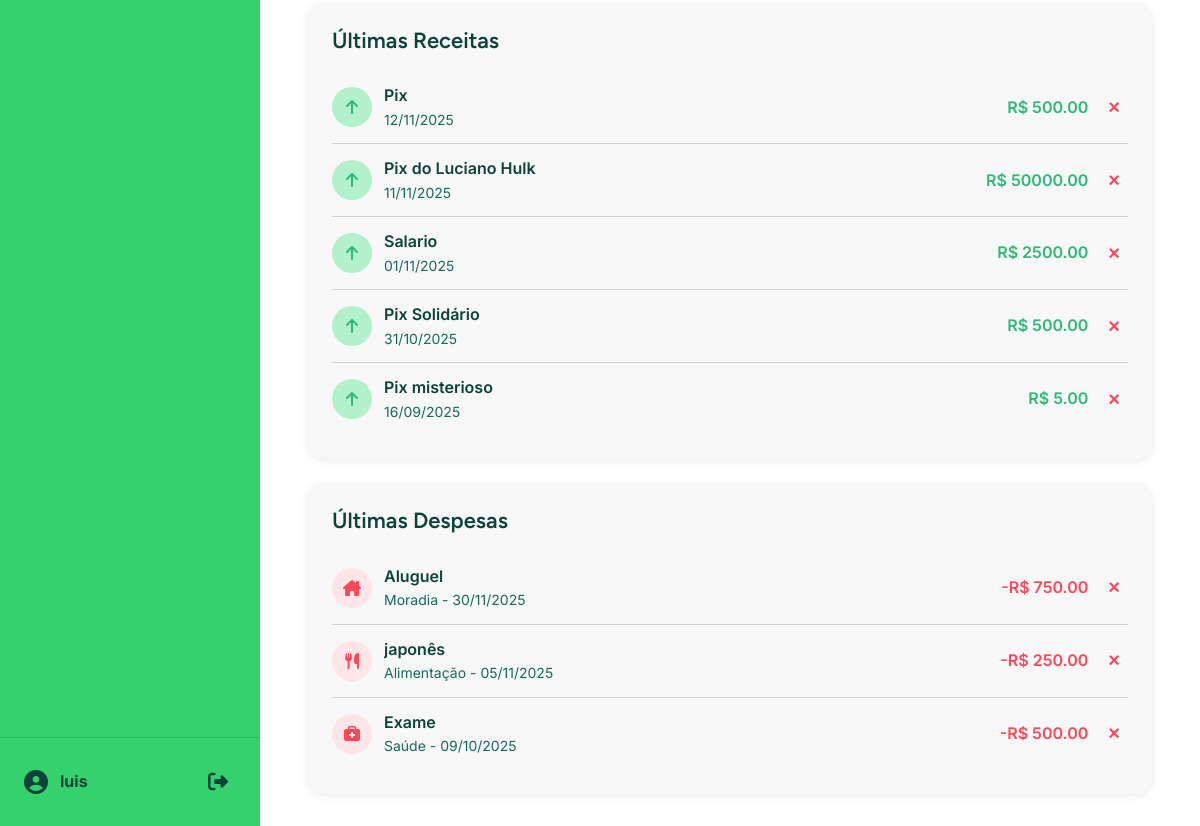
/controle (signed in, lower part), run on an earlier commit of the app's database.
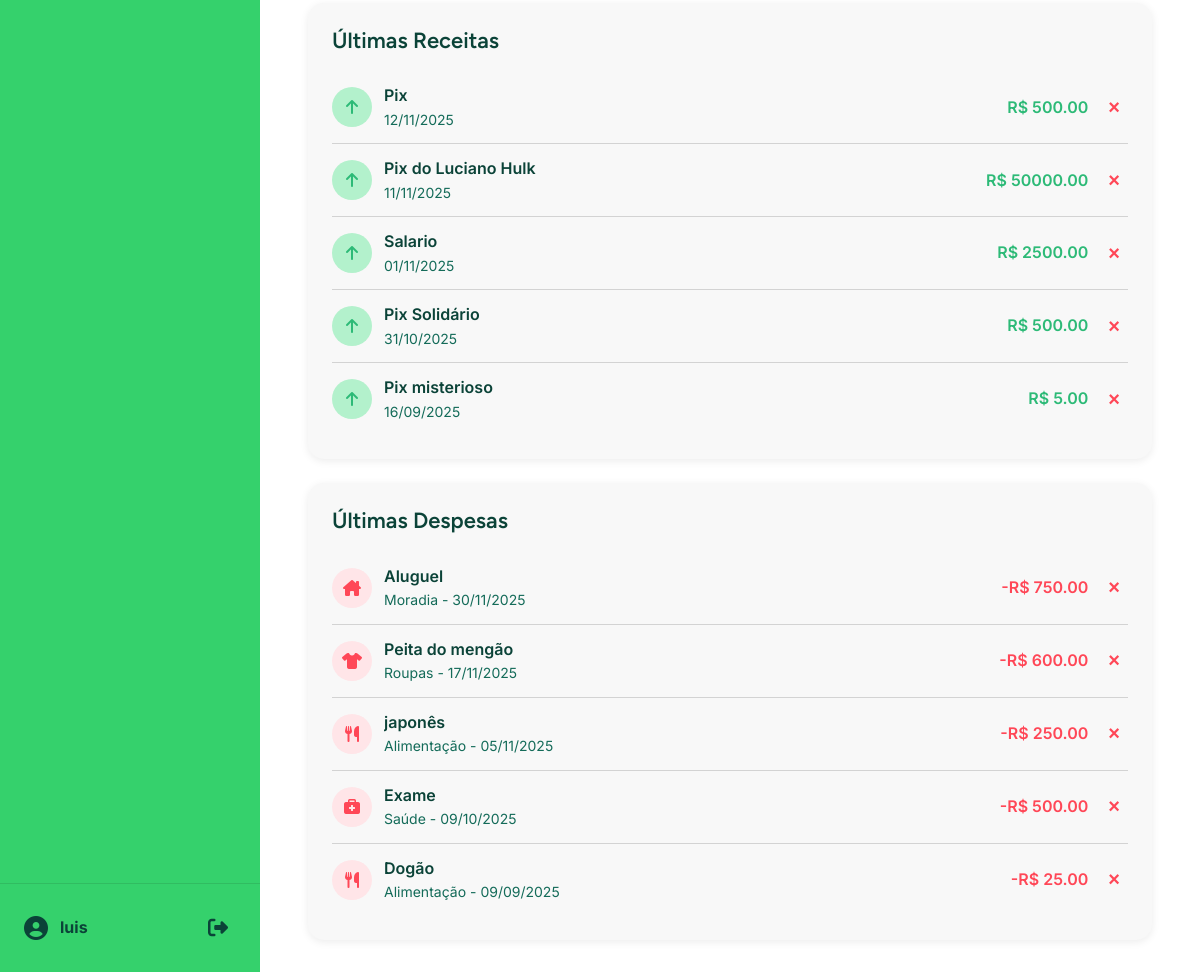
And on a later commit of the database.
### project/models.py (models this page shows, shortened)
class Income(db.Model):
    id = db.Column(db.Integer, primary_key=True)
    description = db.Column(db.String(256), nullable=False)
    amount = db.Column(db.Float, nullable=False)
    date = db.Column(db.Date, nullable=False, default=datetime.utcnow, index=True)
    user_id = db.Column(db.Integer, db.ForeignKey('user.id'), nullable=False)

class Expense(db.Model):
    id = db.Column(db.Integer, primary_key=True)
    description = db.Column(db.String(256), nullable=False)
    amount = db.Column(db.Float, nullable=False)
    category = db.Column(db.String(128), default='Geral', index=True)
    date = db.Column(db.Date, nullable=False, default=datetime.utcnow, index=True)  # Mudei para Date object
    user_id = db.Column(db.Integer, db.ForeignKey('user.id'), nullable=False)

### project/main/routes.py (the view)
@main.route('/controle', methods=['GET', 'POST'])
@login_required
def controle():
    income_form = IncomeForm(prefix='income')
    expense_form = ExpenseForm(prefix='expense')
    expense_form.category.choices = [(c, c) for c in EXPENSE_CATEGORIES]
    if request.method == "GET":
        if not income_form.date.data: income_form.date.data = datetime.utcnow().date()
        if not expense_form.date.data: expense_form.date.data = datetime.utcnow().date()
    if 'income-submit_income' in request.form and income_form.validate_on_submit():
        new_income = Income(description=income_form.description.data, amount=income_form.amount.data,
                            date=income_form.date.data, owner=current_user)
        db.session.add(new_income)
        db.session.commit()
        return redirect(url_for('main.controle'))
    if 'expense-submit_expense' in request.form and expense_form.validate_on_submit():
        new_expense = Expense(description=expense_form.description.data, amount=expense_form.amount.data,
                              category=expense_form.category.data, date=expense_form.date.data, owner=current_user)
        db.session.add(new_expense)
        db.session.commit()
        return redirect(url_for('main.controle'))
    incomes = Income.query.filter_by(owner=current_user).order_by(Income.date.desc()).limit(10).all()
    expenses = Expense.query.filter_by(owner=current_user).order_by(Expense.date.desc()).limit(10).all()
    return render_template('controle.html',
                           title='Controle Financeiro',
                           income_form=income_form,
                           expense_form=expense_form,
                           incomes=incomes,
                           expenses=expenses,
                           category_icons=CATEGORY_ICONS)

### project/models.py (called while the page is built)
@login_manager.user_loader
def load_user(user_id):
    return User.query.get(int(user_id))

### project/templates/controle.html (shortened to what this page needs)
{% extends "dashboard_base.html" %}
{% block content %}
    <div class="controle-grid">
        <div class="lists-column">
            <div class="card list-card">
                <h2>Últimas Receitas</h2>
                <ul class="item-list">
                    {% for item in incomes %}
                    <li class="item-row">
                        <div class="item-icon income">
                            <i class="fa-solid fa-arrow-up"></i>
                        </div>
                        <div class="item-info">
                            <span class="item-desc">{{ item.description }}</span>
                            <span class="item-date">{{ item.date.strftime('%d/%m/%Y') }}</span>
                        </div>
                        <div class="item-value income">
                            R$ {{ "%.2f"|format(item.amount) }}
                        </div>
                        <form action="{{ url_for('main.delete_income', item_id=item.id) }}" method="POST">
                            <button type="submit" class="btn-delete" title="Excluir">&times;</button>
                        </form>
                    </li>
                    {% else %}
                    <li class="item-row-empty">Nenhuma receita adicionada.</li>
                    {% endfor %}
                </ul>
            </div>
            <div class="card list-card">
                <h2>Últimas Despesas</h2>
                <ul class="item-list">
                    {% for item in expenses %}
                    <li class="item-row">
                        <div class="item-icon expense">
                            <i class="{{ category_icons.get(item.category, category_icons.default) }}"></i>
                        </div>
                        <div class="item-info">
                            <span class="item-desc">{{ item.description }}</span>
                            <span class="item-date">{{ item.category }} - {{ item.date.strftime('%d/%m/%Y') }}</span>
                        </div>
                        <div class="item-value expense">
                            -R$ {{ "%.2f"|format(item.amount) }}
                        </div>
                        <form action="{{ url_for('main.delete_expense', item_id=item.id) }}" method="POST">
                            <button type="submit" class="btn-delete" title="Excluir">&times;</button>
                        </form>
                    </li>
                    {% else %}
                    <li class="item-row-empty">Nenhuma despesa adicionada.</li>
                    {% endfor %}
                </ul>
            </div>
        </div>
    </div>
{% endblock %}

What changed in the data, as far as the page shows it:
added Expense: description "Peita do mengão", category "Roupas", date "17/11/2025", amount "600.00"
added Expense: description "Dogão", category "Alimentação", date "09/09/2025", amount "25.00"
